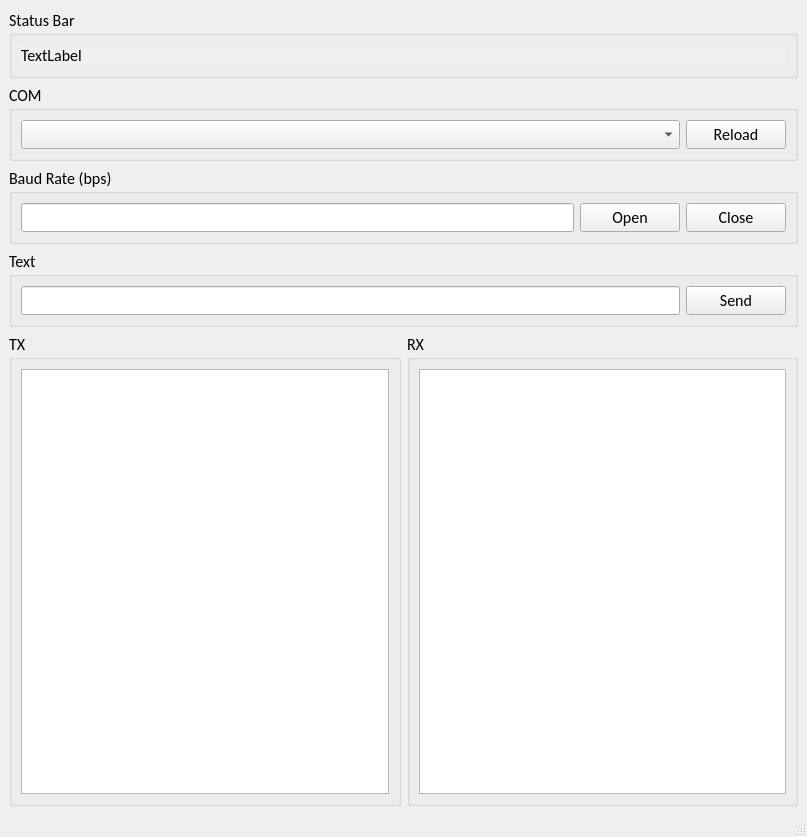
<?xml version="1.0" encoding="UTF-8"?>
<ui version="4.0">
 <class>MainWindow</class>
 <widget class="QMainWindow" name="MainWindow">
  <property name="geometry">
   <rect>
    <x>0</x>
    <y>0</y>
    <width>807</width>
    <height>837</height>
   </rect>
  </property>
  <property name="windowTitle">
   <string>MainWindow</string>
  </property>
  <widget class="QWidget" name="centralwidget">
   <layout class="QGridLayout" name="gridLayout">
    <item row="0" column="0">
     <widget class="QGroupBox" name="groupBox">
      <property name="font">
       <font>
        <family>Calibri</family>
        <pointsize>12</pointsize>
       </font>
      </property>
      <property name="title">
       <string>Status Bar</string>
      </property>
      <layout class="QVBoxLayout" name="verticalLayout">
       <item>
        <widget class="QLabel" name="label">
         <property name="palette">
          <palette>
           <active>
            <colorrole role="Base">
             <brush brushstyle="SolidPattern">
              <color alpha="255">
               <red>255</red>
               <green>255</green>
               <blue>255</blue>
              </color>
             </brush>
            </colorrole>
           </active>
           <inactive>
            <colorrole role="Base">
             <brush brushstyle="SolidPattern">
              <color alpha="255">
               <red>144</red>
               <green>238</green>
               <blue>144</blue>
              </color>
             </brush>
            </colorrole>
           </inactive>
           <disabled>
            <colorrole role="Base">
             <brush brushstyle="SolidPattern">
              <color alpha="255">
               <red>240</red>
               <green>240</green>
               <blue>240</blue>
              </color>
             </brush>
            </colorrole>
           </disabled>
          </palette>
         </property>
         <property name="autoFillBackground">
          <bool>true</bool>
         </property>
         <property name="frameShadow">
          <enum>QFrame::Plain</enum>
         </property>
         <property name="text">
          <string>TextLabel</string>
         </property>
         <property name="scaledContents">
          <bool>false</bool>
         </property>
        </widget>
       </item>
      </layout>
     </widget>
    </item>
    <item row="1" column="0">
     <widget class="QGroupBox" name="groupBox_2">
      <property name="font">
       <font>
        <family>Calibri</family>
        <pointsize>12</pointsize>
       </font>
      </property>
      <property name="title">
       <string>COM</string>
      </property>
      <layout class="QVBoxLayout" name="verticalLayout_2">
       <item>
        <layout class="QHBoxLayout" name="horizontalLayout">
         <item>
          <widget class="QComboBox" name="comboBox">
           <property name="minimumSize">
            <size>
             <width>300</width>
             <height>0</height>
            </size>
           </property>
          </widget>
         </item>
         <item>
          <widget class="QPushButton" name="pushButton">
           <property name="minimumSize">
            <size>
             <width>100</width>
             <height>0</height>
            </size>
           </property>
           <property name="maximumSize">
            <size>
             <width>100</width>
             <height>16777215</height>
            </size>
           </property>
           <property name="text">
            <string>Reload</string>
           </property>
          </widget>
         </item>
        </layout>
       </item>
      </layout>
     </widget>
    </item>
    <item row="2" column="0">
     <widget class="QGroupBox" name="groupBox_3">
      <property name="font">
       <font>
        <family>Calibri</family>
        <pointsize>12</pointsize>
       </font>
      </property>
      <property name="title">
       <string>Baud Rate (bps)</string>
      </property>
      <layout class="QVBoxLayout" name="verticalLayout_3">
       <item>
        <layout class="QHBoxLayout" name="horizontalLayout_2">
         <item>
          <widget class="QLineEdit" name="lineEdit">
           <property name="minimumSize">
            <size>
             <width>200</width>
             <height>0</height>
            </size>
           </property>
          </widget>
         </item>
         <item>
          <widget class="QPushButton" name="pushButton_2">
           <property name="minimumSize">
            <size>
             <width>100</width>
             <height>0</height>
            </size>
           </property>
           <property name="text">
            <string>Open</string>
           </property>
          </widget>
         </item>
         <item>
          <widget class="QPushButton" name="pushButton_3">
           <property name="minimumSize">
            <size>
             <width>100</width>
             <height>0</height>
            </size>
           </property>
           <property name="text">
            <string>Close</string>
           </property>
          </widget>
         </item>
        </layout>
       </item>
      </layout>
     </widget>
    </item>
    <item row="3" column="0">
     <widget class="QGroupBox" name="groupBox_4">
      <property name="font">
       <font>
        <family>Calibri</family>
        <pointsize>12</pointsize>
       </font>
      </property>
      <property name="title">
       <string>Text</string>
      </property>
      <layout class="QVBoxLayout" name="verticalLayout_4">
       <item>
        <layout class="QHBoxLayout" name="horizontalLayout_3">
         <item>
          <widget class="QLineEdit" name="lineEdit_2"/>
         </item>
         <item>
          <widget class="QPushButton" name="pushButton_4">
           <property name="minimumSize">
            <size>
             <width>100</width>
             <height>0</height>
            </size>
           </property>
           <property name="text">
            <string>Send</string>
           </property>
          </widget>
         </item>
        </layout>
       </item>
      </layout>
     </widget>
    </item>
    <item row="4" column="0">
     <layout class="QHBoxLayout" name="horizontalLayout_4">
      <item>
       <widget class="QGroupBox" name="groupBox_5">
        <property name="font">
         <font>
          <family>Calibri</family>
          <pointsize>12</pointsize>
         </font>
        </property>
        <property name="title">
         <string>TX</string>
        </property>
        <layout class="QVBoxLayout" name="verticalLayout_5">
         <item>
          <widget class="QListWidget" name="listWidget">
           <property name="minimumSize">
            <size>
             <width>0</width>
             <height>300</height>
            </size>
           </property>
          </widget>
         </item>
        </layout>
       </widget>
      </item>
      <item>
       <widget class="QGroupBox" name="groupBox_6">
        <property name="font">
         <font>
          <family>Calibri</family>
          <pointsize>12</pointsize>
         </font>
        </property>
        <property name="title">
         <string>RX</string>
        </property>
        <layout class="QVBoxLayout" name="verticalLayout_6">
         <item>
          <widget class="QListWidget" name="listWidget_2">
           <property name="minimumSize">
            <size>
             <width>0</width>
             <height>300</height>
            </size>
           </property>
          </widget>
         </item>
        </layout>
       </widget>
      </item>
     </layout>
    </item>
   </layout>
  </widget>
  <widget class="QMenuBar" name="menubar">
   <property name="geometry">
    <rect>
     <x>0</x>
     <y>0</y>
     <width>807</width>
     <height>26</height>
    </rect>
   </property>
  </widget>
  <widget class="QStatusBar" name="statusbar"/>
 </widget>
 <resources/>
 <connections/>
</ui>
